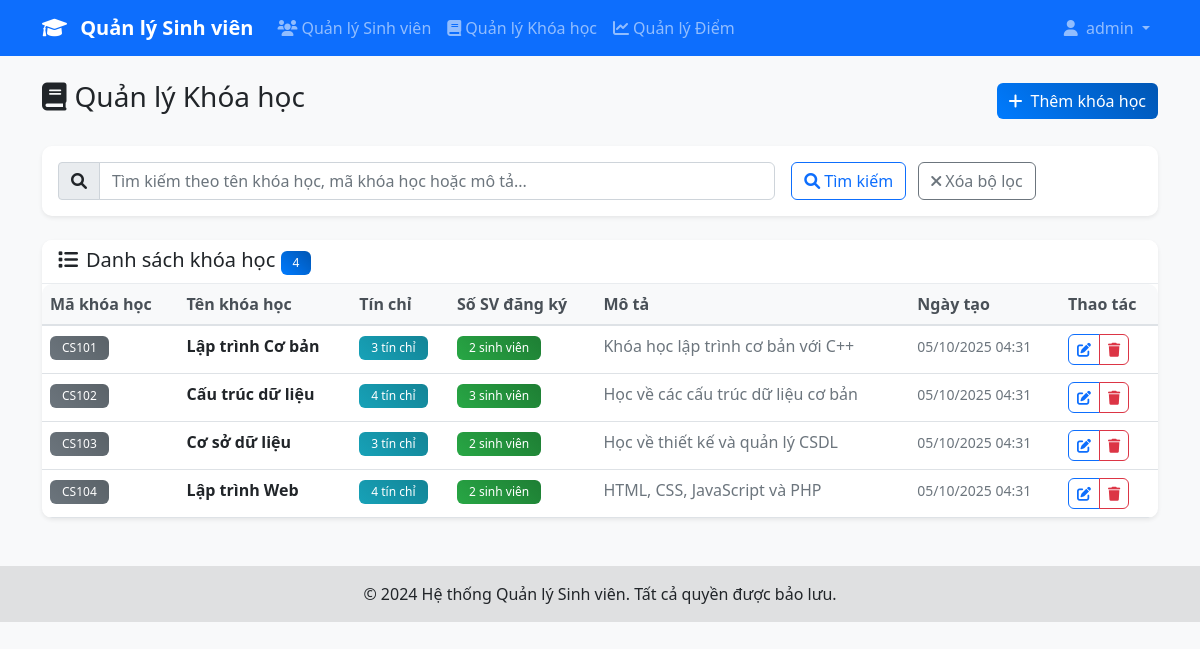
The page /admin/courses.php (signed in) on the database its author committed.
### tables this page shows
CREATE TABLE courses (
    id INT PRIMARY KEY AUTO_INCREMENT,
    course_code VARCHAR(20) UNIQUE NOT NULL,
    course_name VARCHAR(100) NOT NULL,
    credits INT NOT NULL,
    description TEXT,
    created_at TIMESTAMP DEFAULT CURRENT_TIMESTAMP
);

### includes/db.php (called while the page is built, shortened)
<?php
$host = 'localhost';
$dbname = 'student_management';
$username = 'root';
$password = '';
try {
    $pdo = new PDO("mysql:host=$host;dbname=$dbname;charset=utf8", $username, $password);
    $pdo->setAttribute(PDO::ATTR_ERRMODE, PDO::ERRMODE_EXCEPTION);
    $pdo->setAttribute(PDO::ATTR_DEFAULT_FETCH_MODE, PDO::FETCH_ASSOC);
} catch(PDOException $e) {
    die("Kết nối CSDL thất bại: " . $e->getMessage());
}
function executeQuery($sql, $params = []) {
    global $pdo;
    try {
        $stmt = $pdo->prepare($sql);
        $stmt->execute($params);
        return $stmt;
    } catch(PDOException $e) {
        die("Lỗi truy vấn: " . $e->getMessage());
    }
}
function fetchSingle($sql, $params = []) {
    $stmt = executeQuery($sql, $params);
    return $stmt->fetch();
}
function fetchAll($sql, $params = []) {
    $stmt = executeQuery($sql, $params);
    return $stmt->fetchAll();
}
?>

### admin/courses.php (the view, shortened to what this page needs)
<?php
require_once '../includes/auth.php';
require_once '../includes/db.php';
$search = $_GET['search'] ?? '';
$whereClause = '';
$params = [];
$page = max(1, intval($_GET['page'] ?? 1));
$limit = 10;
$offset = ($page - 1) * $limit;
$sql = "SELECT c.*, COUNT(sc.student_id) as enrolled_students
        FROM courses c
        LEFT JOIN student_courses sc ON c.id = sc.course_id
        $whereClause
        GROUP BY c.id
        ORDER BY c.created_at DESC
        LIMIT $limit OFFSET $offset";
$courses = fetchAll($sql, $params);
$countSql = "SELECT COUNT(*) as total FROM courses $whereClause";
$totalCourses = fetchSingle($countSql, $params)['total'];
include '../includes/header.php';
?>
<div class="row">
    <div class="col-12">
        <div class="d-flex justify-content-between align-items-center mb-4">
            <h1 class="h3 text-dark">
                <i class="fas fa-book me-2"></i>Quản lý Khóa học
            </h1>
            <button type="button" class="btn btn-primary" data-bs-toggle="modal" data-bs-target="#addCourseModal">
                <i class="fas fa-plus me-2"></i>Thêm khóa học
            </button>
        </div>
    </div>
</div>
<div class="card mb-4">
    <div class="card-body">
        <form method="GET" class="row g-3">
            <div class="col-md-8">
                <div class="input-group">
                    <span class="input-group-text">
                        <i class="fas fa-search"></i>
                    </span>
                    <input type="text" class="form-control" name="search"
                           value="<?php echo htmlspecialchars($search); ?>"
                           placeholder="Tìm kiếm theo tên khóa học, mã khóa học hoặc mô tả...">
                </div>
            </div>
            <div class="col-md-4">
                <button type="submit" class="btn btn-outline-primary me-2">
                    <i class="fas fa-search me-1"></i>Tìm kiếm
                </button>
                <a href="courses.php" class="btn btn-outline-secondary">
                    <i class="fas fa-times me-1"></i>Xóa bộ lọc
                </a>
            </div>
        </form>
    </div>
</div>
<div class="card">
    <div class="card-header">
        <h5 class="card-title mb-0">
            <i class="fas fa-list me-2"></i>Danh sách khóa học
            <span class="badge bg-primary"><?php echo $totalCourses; ?></span>
        </h5>
    </div>
    <div class="card-body p-0">
        <?php if (empty($courses)): ?>
            <div class="text-center py-5">
                <i class="fas fa-book fa-3x text-muted mb-3"></i>
                <p class="text-muted">Không tìm thấy khóa học nào.</p>
                <button type="button" class="btn btn-primary" data-bs-toggle="modal" data-bs-target="#addCourseModal">
                    <i class="fas fa-plus me-2"></i>Thêm khóa học đầu tiên
                </button>
            </div>
        <?php else: ?>
            <div class="table-responsive">
                <table class="table table-hover mb-0">
                    <thead class="table-light">
                        <tr>
                            <th>Mã khóa học</th>
                            <th>Tên khóa học</th>
                            <th>Tín chỉ</th>
                            <th>Số SV đăng ký</th>
                            <th>Mô tả</th>
                            <th>Ngày tạo</th>
                            <th>Thao tác</th>
                        </tr>
                    </thead>
                    <tbody>
                        <?php foreach ($courses as $course): ?>
                            <tr>
                                <td>
                                    <span class="badge bg-secondary"><?php echo htmlspecialchars($course['course_code']); ?></span>
                                </td>
                                <td>
                                    <div class="fw-bold"><?php echo htmlspecialchars($course['course_name']); ?></div>
                                </td>
                                <td>
                                    <span class="badge bg-info"><?php echo $course['credits']; ?> tín chỉ</span>
                                </td>
                                <td>
                                    <span class="badge bg-success"><?php echo $course['enrolled_students']; ?> sinh viên</span>
                                </td>
                                <td>
                                    <?php if ($course['description']): ?>
                                        <span class="text-muted" title="<?php echo htmlspecialchars($course['description']); ?>">
                                            <?php echo htmlspecialchars(substr($course['description'], 0, 50)) . (strlen($course['description']) > 50 ? '...' : ''); ?>
                                        </span>
                                    <?php else: ?>
                                        <span class="text-muted">-</span>
                                    <?php endif; ?>
                                </td>
                                <td>
                                    <small class="text-muted">
                                        <?php echo date('d/m/Y H:i', strtotime($course['created_at'])); ?>
                                    </small>
                                </td>
                                <td>
                                    <div class="btn-group" role="group">
                                        <button type="button" class="btn btn-sm btn-outline-primary"
                                                onclick="editCourse(<?php echo htmlspecialchars(json_encode($course)); ?>)" title="Chỉnh sửa">
                                            <i class="fas fa-edit"></i>
                                        </button>
                                        <a href="delete_course.php?id=<?php echo $course['id']; ?>"
                                           class="btn btn-sm btn-outline-danger"
                                           title="Xóa"
                                           onclick="return confirm('Bạn có chắc chắn muốn xóa khóa học này?')">
                                            <i class="fas fa-trash"></i>
                                        </a>
                                    </div>
                                </td>
                            </tr>
                        <?php endforeach; ?>
                    </tbody>
                </table>
            </div>
        <?php endif; ?>
    </div>
</div>
<?php include '../includes/footer.php'; ?>

### assets/css/style.css (style rules this page uses)
body { font-family: 'Segoe UI', Tahoma, Geneva, Verdana, sans-serif; background-color: #f8f9fa; }
.card { border: none; border-radius: 10px; box-shadow: 0 0.125rem 0.25rem rgba(0, 0, 0, 0.075); transition: all 0.3s ease; }
.card-header { background-color: #fff; border-bottom: 1px solid #e9ecef; border-radius: 10px 10px 0 0 !important; }
.btn { border-radius: 6px; font-weight: 500; transition: all 0.3s ease; }
.btn-primary { background: linear-gradient(45deg, #007bff, #0056b3); border: none; }
.form-control { border-radius: 6px; border: 1px solid #ced4da; transition: all 0.3s ease; }
.table { border-radius: 10px; overflow: hidden; }
.table thead th { background-color: #f8f9fa; border-bottom: 2px solid #dee2e6; font-weight: 600; color: #495057; }
.badge { font-size: 0.75rem; font-weight: 500; padding: 0.375rem 0.75rem; border-radius: 6px; }
.badge.bg-primary { background: linear-gradient(45deg, #007bff, #0056b3) !important; }
.badge.bg-success { background: linear-gradient(45deg, #28a745, #1e7e34) !important; }
.badge.bg-info { background: linear-gradient(45deg, #17a2b8, #138496) !important; }
.badge.bg-secondary { background: linear-gradient(45deg, #6c757d, #5a6268) !important; }
.fade-in { animation: fadeIn 0.5s ease-in; }

### rows shown on the page
courses: course_code "CS101", course_name "Lập trình Cơ bản", credits "3", enrolled_students "2", description "Khóa học lập trình cơ bản với C++", created_at "05/10/2025 04:31"
courses: course_code "CS102", course_name "Cấu trúc dữ liệu", credits "4", enrolled_students "3", description "Học về các cấu trúc dữ liệu cơ bản", created_at "05/10/2025 04:31"
courses: course_code "CS103", course_name "Cơ sở dữ liệu", credits "3", enrolled_students "2", description "Học về thiết kế và quản lý CSDL", created_at "05/10/2025 04:31"
courses: course_code "CS104", course_name "Lập trình Web", credits "4", enrolled_students "2", description "HTML, CSS, JavaScript và PHP", created_at "05/10/2025 04:31"

### other values the page prints
$_SESSION['full_name'] "admin"
$totalCourses "4"
